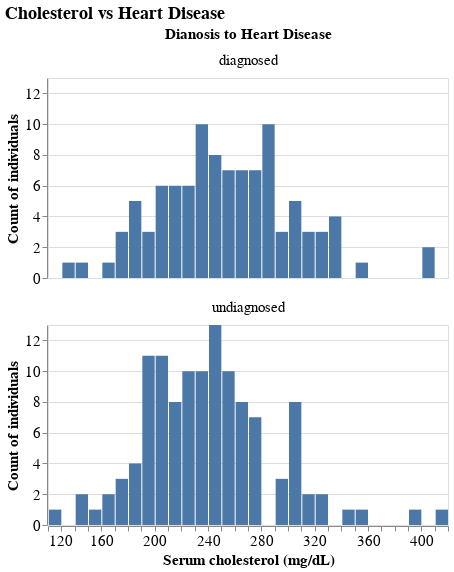

Notebook code cell kept with this figure:
### Markdown cell above
There seems to be a weak pattern between resting blood pressure and the dianosis to heart disease;  individuals diagnosed to heart disease tend to appear in the right side of the plot, which area represents higher blood pressure.

### Code cell
cholesterol_hist = (alt.Chart()
            .mark_bar()
            .encode(
                x=alt.X("cholesterol", title="Serum cholesterol (mg/dL)", bin=alt.Bin(maxbins=30)),
                y=alt.Y("count()", title="Count of individuals"),
            )
            .properties(height=200, width=400)
           )
cholesterol_hist_facet = (cholesterol_hist
                  .facet(
                      facet=alt.Facet("heart_disease", title="Dianosis to Heart Disease", header=alt.Header(labelFontSize=15, titleFontSize=15)),
                      data=hd_train,
                      columns=1,
                      title="Cholesterol vs Heart Disease"
                  )
                 )
cholesterol_hist_facet

### Figure 1 — Vega-Lite specification as saved in the notebook (floating-point values rounded to 4 significant figures; data arrays with more than 128 entries replaced by an {"elided": "..."} marker saying what was removed)
{"config": {"view": {"height": 300, "width": 300}, "title": {"fontSize": 18}, "axisX": {"labelFontSize": 15, "titleFontSize": 15}, "axisY": {"labelFontSize": 15, "titleFontSize": 15}, "legend": {"labelFontSize": 15, "titleFontSize": 15}}, "data": {"name": "data-e34df536b0d75814b6f43aa19ae04b85"}, "facet": {"field": "heart_disease", "header": {"labelFontSize": 15, "titleFontSize": 15}, "title": "Dianosis to Heart Disease", "type": "nominal"}, "spec": {"mark": "bar", "encoding": {"x": {"bin": {"maxbins": 30}, "field": "cholesterol", "title": "Serum cholesterol (mg/dL)", "type": "quantitative"}, "y": {"aggregate": "count", "title": "Count of individuals", "type": "quantitative"}}, "height": 200, "width": 400}, "columns": 1, "title": "Cholesterol vs Heart Disease", "$schema": "https://vega.github.io/schema/vega-lite/v4.17.0.json", "datasets": {"data-e34df536b0d75814b6f43aa19ae04b85": {"elided": "222 records"}}}
